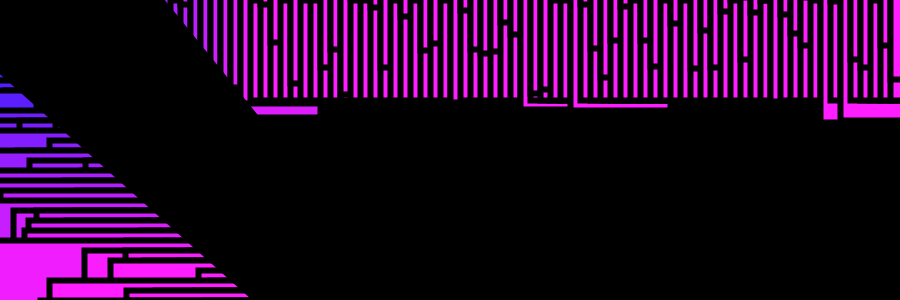
Frame 1 (no input)
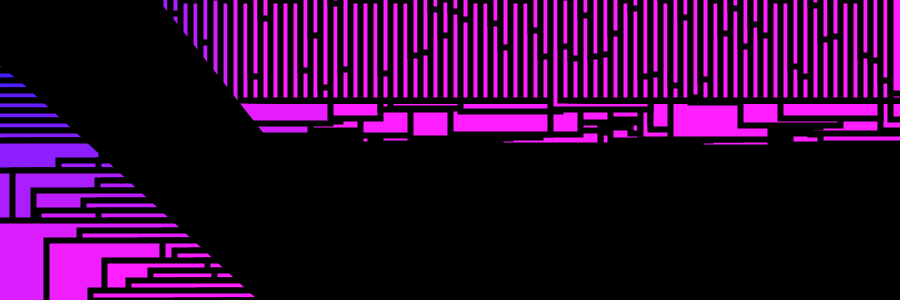
Frame 60 (the mouse pressed at the canvas centre just before this capture)
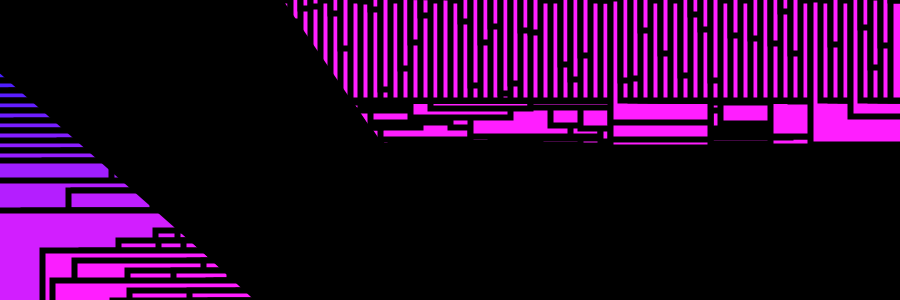
Frame 120 (the mouse held since frame 60 and released just before this capture)

The Processing sketch that drew these frames (run headless with seeded random() and noise(); from frame 60 on, the mouse is pressed at the canvas centre):

// Processing sketch: processing_52447
// ── processing_52447.pde


int clk = 0;

void setup (){
  size (900,300);
  background (0);
  smooth();
  noFill ();
} 

void draw (){
  pushMatrix();
  for (int i=0; i < width; i+=10){
    strokeWeight(6);
    fill (i,i*2,i*3);
    fill (clk);//used to switch ellipse black to white.
    quad (i,i,random(10-100),random(10-100),mouseX,random(50-200),mouseY,random(0-200));
    fill (i,30,i*20);
    rect (i,0,100,100);
     rect (i,random(10-100),100,random(200-50));
    rect (i,i,random(0-150),i);
    rect (i,i,random(0-200),i);
     rect (i,i,random(0-300),i);
  }
  popMatrix ();
}


  void mouseReleased() {
  if(clk == 0) {
    clk = 255;
    ellipse(width,height,100,100);
  } else {
    clk = 0;
    ellipse(width,height,0,0);
  }
}
